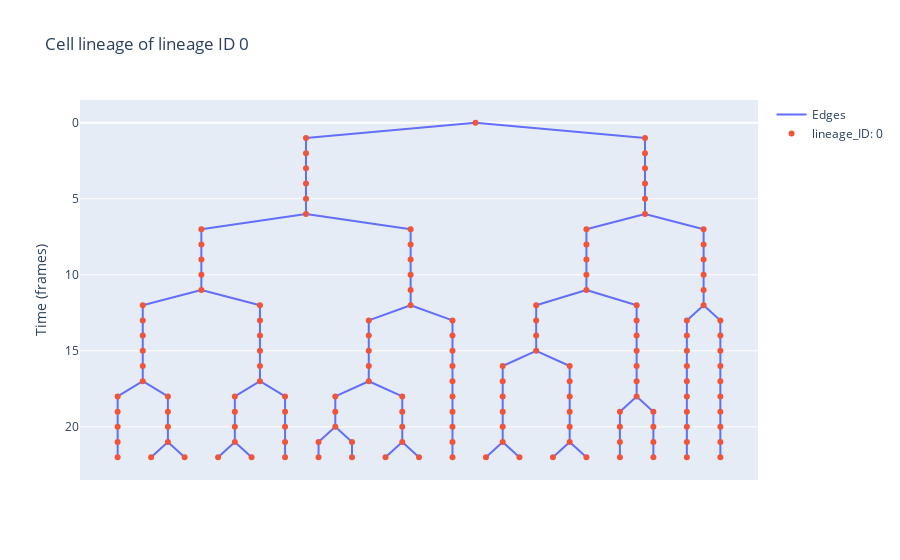

The cell this chart's notebook holds for it:
### Markdown cell above
### For cell lineages

### Code cell
lin0 = model.data.cell_data[0]
lin0.plot(title="Cell lineage of lineage ID 0")

### Figure 1 — Plotly figure (JSON) as saved in the notebook; plotly's stock layout.template omitted (floating-point values rounded to 4 significant figures; data arrays with more than 128 entries replaced by an {"elided": "..."} marker saying what was removed)
{"data": [{"mode": "lines", "name": "Edges", "text": [], "type": "scatter", "x": {"elided": "453 float values"}, "y": {"elided": "453 int values"}}, {"hoverinfo": "text", "hovertemplate": "%{text}", "mode": "markers", "name": "lineage_ID: 0", "text": {"elided": "152 str values"}, "type": "scatter", "x": {"elided": "152 float values"}, "y": {"elided": "152 int values"}}], "layout": {"hovermode": "closest", "showlegend": true, "title": {"text": "Cell lineage of lineage ID 0"}, "xaxis": {"showgrid": false, "showticklabels": false, "zeroline": false}, "yaxis": {"autorange": "reversed", "showgrid": true, "title": {"text": "Time (frames)"}, "zeroline": true}}}
